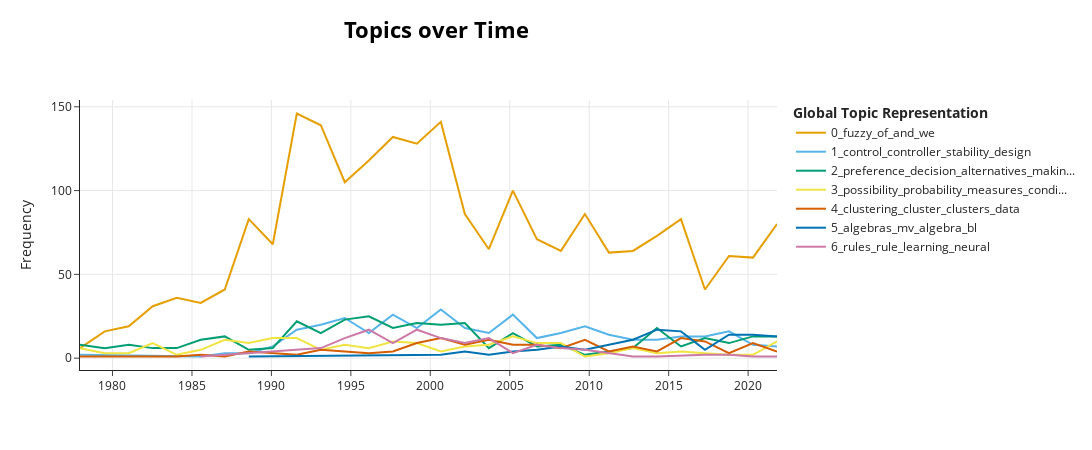

The notebook cell saved with this chart:
### Code cell
top_n_topics = 7
img = topic_model.visualize_topics_over_time(topics_over_time, top_n_topics=top_n_topics)
img.show()

file_name = "plt\\plt_b_" +  str(nr_bins) + "_t_" + str(top_n_topics) + ".html"
# img.write_image("test.png")
img.write_html(file_name)

### Figure 1 — Plotly figure (JSON) as saved in the notebook; plotly's stock layout.template omitted (floating-point values rounded to 4 significant figures)
{"data": [{"hoverinfo": "text", "hovertext": ["<b>Topic 0</b><br>Words: sets, algebra, concept, fuzzy, shall", "<b>Topic 0</b><br>Words: sets, implication, fuzzy, formal, which", "<b>Topic 0</b><br>Words: subgroup, fuzzy, of, dynamical, is", "<b>Topic 0</b><br>Words: fuzzy, of, subgroups, is, and", "<b>Topic 0</b><br>Words: fuzzy, topological, spaces, some, of", "<b>Topic 0</b><br>Words: fuzzy, of, topological, solution, connected", "<b>Topic 0</b><br>Words: fuzzy, sets, of, and, the", "<b>Topic 0</b><br>Words: fuzzy, of, spaces, sets, and", "<b>Topic 0</b><br>Words: fuzzy, of, spaces, sets, and", "<b>Topic 0</b><br>Words: fuzzy, of, spaces, topological, and", "<b>Topic 0</b><br>Words: fuzzy, of, spaces, topological, and", "<b>Topic 0</b><br>Words: fuzzy, of, and, we, are", "<b>Topic 0</b><br>Words: fuzzy, of, we, and, the", "<b>Topic 0</b><br>Words: fuzzy, of, sets, and, we", "<b>Topic 0</b><br>Words: fuzzy, of, we, and, sets", "<b>Topic 0</b><br>Words: fuzzy, of, and, we, in", "<b>Topic 0</b><br>Words: fuzzy, spaces, of, and, sets", "<b>Topic 0</b><br>Words: fuzzy, of, this, we, and", "<b>Topic 0</b><br>Words: fuzzy, of, and, spaces, sets", "<b>Topic 0</b><br>Words: spaces, fuzzy, of, sets, and", "<b>Topic 0</b><br>Words: fuzzy, we, of, and, implications", "<b>Topic 0</b><br>Words: topological, spaces, of, fuzzy, sets", "<b>Topic 0</b><br>Words: spaces, topological, fuzzy, of, we", "<b>Topic 0</b><br>Words: fuzzy, we, of, sets, and", "<b>Topic 0</b><br>Words: fuzzy, of, we, the, and", "<b>Topic 0</b><br>Words: we, of, fuzzy, and, the", "<b>Topic 0</b><br>Words: fuzzy, of, we, metric, and", "<b>Topic 0</b><br>Words: fuzzy, of, we, implications, the", "<b>Topic 0</b><br>Words: we, of, the, fuzzy, numbers", "<b>Topic 0</b><br>Words: metric, fuzzy, of, we, the"], "marker": {"color": "#E69F00"}, "mode": "lines", "name": "0_fuzzy_of_and_we", "x": ["1977-12-15T10:39:21.600000", "1979-07-06T20:48:00", "1981-01-08T17:36:00", "1982-07-14T14:24:00", "1984-01-17T11:12:00", "1985-07-22T08:00:00", "1987-01-25T04:48:00", "1988-07-30T01:36:00", "1990-02-01T22:24:00", "1991-08-07T19:12:00", "1993-02-09T16:00:00", "1994-08-15T12:48:00", "1996-02-18T09:36:00", "1997-08-23T06:24:00", "1999-02-26T03:12:00", "2000-08-31T00:00:00", "2002-03-05T20:48:00", "2003-09-08T17:36:00", "2005-03-13T14:24:00", "2006-09-16T11:12:00", "2008-03-21T08:00:00", "2009-09-24T04:48:00", "2011-03-30T01:36:00", "2012-10-01T22:24:00", "2014-04-06T19:12:00", "2015-10-10T16:00:00", "2017-04-14T12:48:00", "2018-10-18T09:36:00", "2020-04-22T06:24:00", "2021-10-26T03:12:00"], "y": [6, 16, 19, 31, 36, 33, 41, 83, 68, 146, 139, 105, 118, 132, 128, 141, 86, 65, 100, 71, 64, 86, 63, 64, 73, 83, 41, 61, 60, 80], "type": "scatter"}, {"hoverinfo": "text", "hovertext": ["<b>Topic 1</b><br>Words: controller, relay, multilevel, subsequent, adjustment", "<b>Topic 1</b><br>Words: root, motor, square, model, implementation", "<b>Topic 1</b><br>Words: basing, reach, output, desired, neighborhood", "<b>Topic 1</b><br>Words: processes, control, organizing, controller, self", "<b>Topic 1</b><br>Words: refuse, pi, controller, control, linear", "<b>Topic 1</b><br>Words: control, controller, furnace, pad, controllers", "<b>Topic 1</b><br>Words: control, controller, controllers, system, design", "<b>Topic 1</b><br>Words: control, controller, output, controllers, system", "<b>Topic 1</b><br>Words: control, controller, stability, pid, system", "<b>Topic 1</b><br>Words: controller, control, stability, tuning, controllers", "<b>Topic 1</b><br>Words: control, controller, stability, controllers, design", "<b>Topic 1</b><br>Words: control, controller, controllers, stability, pid", "<b>Topic 1</b><br>Words: controller, control, sliding, controllers, stability", "<b>Topic 1</b><br>Words: control, controller, system, stability, systems", "<b>Topic 1</b><br>Words: control, controller, stability, design, system", "<b>Topic 1</b><br>Words: stability, control, controller, delay, systems", "<b>Topic 1</b><br>Words: stability, delay, conditions, controller, control", "<b>Topic 1</b><br>Words: delay, control, controller, stability, time", "<b>Topic 1</b><br>Words: control, delay, controller, design, stability", "<b>Topic 1</b><br>Words: control, stability, delay, controller, time", "<b>Topic 1</b><br>Words: controller, control, nonlinear, system, time", "<b>Topic 1</b><br>Words: control, controller, time, lyapunov, stability", "<b>Topic 1</b><br>Words: control, controller, design, lyapunov, stability", "<b>Topic 1</b><br>Words: control, controller, sampled, design, lyapunov", "<b>Topic 1</b><br>Words: controller, control, systems, stability, design", "<b>Topic 1</b><br>Words: pde, control, delay, filtering, controller", "<b>Topic 1</b><br>Words: stability, controller, control, observer, multirate"], "marker": {"color": "#56B4E9"}, "mode": "lines", "name": "1_control_controller_stability_design", "x": ["1977-12-15T10:39:21.600000", "1984-01-17T11:12:00", "1985-07-22T08:00:00", "1987-01-25T04:48:00", "1988-07-30T01:36:00", "1990-02-01T22:24:00", "1991-08-07T19:12:00", "1993-02-09T16:00:00", "1994-08-15T12:48:00", "1996-02-18T09:36:00", "1997-08-23T06:24:00", "1999-02-26T03:12:00", "2000-08-31T00:00:00", "2002-03-05T20:48:00", "2003-09-08T17:36:00", "2005-03-13T14:24:00", "2006-09-16T11:12:00", "2008-03-21T08:00:00", "2009-09-24T04:48:00", "2011-03-30T01:36:00", "2012-10-01T22:24:00", "2014-04-06T19:12:00", "2015-10-10T16:00:00", "2017-04-14T12:48:00", "2018-10-18T09:36:00", "2020-04-22T06:24:00", "2021-10-26T03:12:00"], "y": [2, 1, 1, 3, 3, 7, 17, 20, 24, 15, 26, 18, 29, 18, 15, 26, 12, 15, 19, 14, 11, 11, 13, 13, 16, 8, 7], "type": "scatter"}, {"hoverinfo": "text", "hovertext": ["<b>Topic 2</b><br>Words: decision, alternatives, preference, making, team", "<b>Topic 2</b><br>Words: decision, alternatives, unanimity, group, team", "<b>Topic 2</b><br>Words: preference, decision, relations, leadership, nonfuzzy", "<b>Topic 2</b><br>Words: choice, criteria, consensus, decision, credit", "<b>Topic 2</b><br>Words: alternatives, stresses, preference, criteria, acceptability", "<b>Topic 2</b><br>Words: preference, alternatives, decision, utilities, making", "<b>Topic 2</b><br>Words: decision, preference, alternatives, utility, making", "<b>Topic 2</b><br>Words: alternatives, decision, choices, weights, calculated", "<b>Topic 2</b><br>Words: choice, cim, nondomination, decision, criteria", "<b>Topic 2</b><br>Words: preference, decision, social, making, relations", "<b>Topic 2</b><br>Words: preference, decision, ahp, rationality, alternatives", "<b>Topic 2</b><br>Words: preference, decision, alternatives, relation, choice", "<b>Topic 2</b><br>Words: preference, decision, making, ranking, alternatives", "<b>Topic 2</b><br>Words: preference, decision, alternatives, choice, criteria", "<b>Topic 2</b><br>Words: preference, decision, alternatives, ranking, linguistic", "<b>Topic 2</b><br>Words: preference, decision, alternatives, linguistic, making", "<b>Topic 2</b><br>Words: preference, decision, alternatives, choice, making", "<b>Topic 2</b><br>Words: voter, inexact, majority, benign, outputs", "<b>Topic 2</b><br>Words: preference, transitivity, decision, alternatives, madm", "<b>Topic 2</b><br>Words: preference, decision, reciprocity, herrera, making", "<b>Topic 2</b><br>Words: preference, decision, linguistic, choice, consistency", "<b>Topic 2</b><br>Words: transitivity, rankings, classifier, reciprocal, mutual", "<b>Topic 2</b><br>Words: preference, reciprocal, duplex, alternatives, outranking", "<b>Topic 2</b><br>Words: reciprocal, preference, consensus, relations, consistency", "<b>Topic 2</b><br>Words: preference, decision, reciprocal, consistency, group", "<b>Topic 2</b><br>Words: preference, consistency, reciprocal, pcm, decision", "<b>Topic 2</b><br>Words: consistency, preference, decision, ranking, reciprocal", "<b>Topic 2</b><br>Words: preference, decision, alternatives, consistency, making", "<b>Topic 2</b><br>Words: preference, decision, consistency, reciprocal, alternatives", "<b>Topic 2</b><br>Words: consistency, preference, decision, elicit, inconsistency"], "marker": {"color": "#009E73"}, "mode": "lines", "name": "2_preference_decision_alternatives_makin...", "x": ["1977-12-15T10:39:21.600000", "1979-07-06T20:48:00", "1981-01-08T17:36:00", "1982-07-14T14:24:00", "1984-01-17T11:12:00", "1985-07-22T08:00:00", "1987-01-25T04:48:00", "1988-07-30T01:36:00", "1990-02-01T22:24:00", "1991-08-07T19:12:00", "1993-02-09T16:00:00", "1994-08-15T12:48:00", "1996-02-18T09:36:00", "1997-08-23T06:24:00", "1999-02-26T03:12:00", "2000-08-31T00:00:00", "2002-03-05T20:48:00", "2003-09-08T17:36:00", "2005-03-13T14:24:00", "2006-09-16T11:12:00", "2008-03-21T08:00:00", "2009-09-24T04:48:00", "2011-03-30T01:36:00", "2012-10-01T22:24:00", "2014-04-06T19:12:00", "2015-10-10T16:00:00", "2017-04-14T12:48:00", "2018-10-18T09:36:00", "2020-04-22T06:24:00", "2021-10-26T03:12:00"], "y": [8, 6, 8, 6, 6, 11, 13, 5, 6, 22, 15, 23, 25, 18, 21, 20, 21, 6, 15, 7, 8, 2, 4, 6, 18, 7, 12, 9, 13, 13], "type": "scatter"}, {"hoverinfo": "text", "hovertext": ["<b>Topic 3</b><br>Words: possibility, probability, conditional, distribution, theory", "<b>Topic 3</b><br>Words: probability, space, probabilistic, measurable, measure", "<b>Topic 3</b><br>Words: complement, measure, postulate, subsets, event", "<b>Topic 3</b><br>Words: measures, possibility, probability, measure, random", "<b>Topic 3</b><br>Words: subset, probabilistic, probability, hirota, representation", "<b>Topic 3</b><br>Words: probability, possibility, measure, events, conditional", "<b>Topic 3</b><br>Words: possibility, measures, measure, information, distribution", "<b>Topic 3</b><br>Words: possibility, probability, events, measures, theory", "<b>Topic 3</b><br>Words: measures, possibility, probability, measure, complement", "<b>Topic 3</b><br>Words: possibility, probability, measures, events, measure", "<b>Topic 3</b><br>Words: scale, probability, measure, measurable, possibility", "<b>Topic 3</b><br>Words: uncertainty, fcds, possibility, conditional, principles", "<b>Topic 3</b><br>Words: probability, probabilities, theory, events, possibility", "<b>Topic 3</b><br>Words: possibility, probability, measures, measure, conditional", "<b>Topic 3</b><br>Words: possibility, conditioning, measures, conditional, independence", "<b>Topic 3</b><br>Words: ample, probability, belief, possibility, theory", "<b>Topic 3</b><br>Words: possibility, necessity, measures, belief, conditional", "<b>Topic 3</b><br>Words: conditional, possibility, probability, theory, fusion", "<b>Topic 3</b><br>Words: probability, possibility, measures, probabilities, belief", "<b>Topic 3</b><br>Words: possibility, probability, belief, negotiation, sources", "<b>Topic 3</b><br>Words: possibility, probability, conditional, dempster, information", "<b>Topic 3</b><br>Words: agreement, quantity, conflict, belief, prioritized", "<b>Topic 3</b><br>Words: merge, conditional, coherence, coreferent, possibility", "<b>Topic 3</b><br>Words: probability, possibility, fifty, possibilistic, compilation", "<b>Topic 3</b><br>Words: conditional, possibility, implied, strike, volatility", "<b>Topic 3</b><br>Words: conditional, probability, networks, measures, possibility", "<b>Topic 3</b><br>Words: possibility, coherent, conditioning, gambles, probability", "<b>Topic 3</b><br>Words: conflict, possibility, measures, pyt, consistency", "<b>Topic 3</b><br>Words: nl, models, probabilities, possibility, sure", "<b>Topic 3</b><br>Words: possibility, probability, belief, conditional, uncertainty"], "marker": {"color": "#F0E442"}, "mode": "lines", "name": "3_possibility_probability_measures_condi...", "x": ["1977-12-15T10:39:21.600000", "1979-07-06T20:48:00", "1981-01-08T17:36:00", "1982-07-14T14:24:00", "1984-01-17T11:12:00", "1985-07-22T08:00:00", "1987-01-25T04:48:00", "1988-07-30T01:36:00", "1990-02-01T22:24:00", "1991-08-07T19:12:00", "1993-02-09T16:00:00", "1994-08-15T12:48:00", "1996-02-18T09:36:00", "1997-08-23T06:24:00", "1999-02-26T03:12:00", "2000-08-31T00:00:00", "2002-03-05T20:48:00", "2003-09-08T17:36:00", "2005-03-13T14:24:00", "2006-09-16T11:12:00", "2008-03-21T08:00:00", "2009-09-24T04:48:00", "2011-03-30T01:36:00", "2012-10-01T22:24:00", "2014-04-06T19:12:00", "2015-10-10T16:00:00", "2017-04-14T12:48:00", "2018-10-18T09:36:00", "2020-04-22T06:24:00", "2021-10-26T03:12:00"], "y": [6, 3, 3, 9, 2, 5, 11, 9, 12, 12, 5, 8, 6, 10, 9, 4, 7, 8, 13, 9, 9, 1, 3, 6, 3, 4, 3, 2, 2, 10], "type": "scatter"}, {"hoverinfo": "text", "hovertext": ["<b>Topic 4</b><br>Words: dunn, ruspini, clustering, presentation, numerous", "<b>Topic 4</b><br>Words: proportion, entry, exponent, validity, clustering", "<b>Topic 4</b><br>Words: clustering, algorithms, geometrical, ellipsoidal, concentrations", "<b>Topic 4</b><br>Words: concluding, run, iris, clustering, inherent", "<b>Topic 4</b><br>Words: groups, discriminant, clustering, ratio, variance", "<b>Topic 4</b><br>Words: recurring, offering, constantly, brought, definite", "<b>Topic 4</b><br>Words: clustering, fidelity, classes, distance, clusters", "<b>Topic 4</b><br>Words: clustering, dunn, isodata, bezdek, hard", "<b>Topic 4</b><br>Words: percentile, cluster, distinguished, clustering, dissimilarity", "<b>Topic 4</b><br>Words: clustering, fcm, algorithm, cluster, ht", "<b>Topic 4</b><br>Words: clustering, traits, imaginative, students, subpopulations", "<b>Topic 4</b><br>Words: clustering, typical, data, value, cluster", "<b>Topic 4</b><br>Words: clustering, means, mixtures, algorithm, directional", "<b>Topic 4</b><br>Words: clustering, cluster, data, center, partition", "<b>Topic 4</b><br>Words: clustering, algorithm, cluster, data, clusters", "<b>Topic 4</b><br>Words: clustering, cluster, fcm, algorithm, clusters", "<b>Topic 4</b><br>Words: clustering, data, clusters, cluster, algorithm", "<b>Topic 4</b><br>Words: clustering, clusters, cluster, algorithm, data", "<b>Topic 4</b><br>Words: clustering, cluster, fkp, algorithm, data", "<b>Topic 4</b><br>Words: clustering, data, means, clusters, algorithm", "<b>Topic 4</b><br>Words: clustering, cluster, clusters, algorithm, dbscan", "<b>Topic 4</b><br>Words: clustering, cluster, consensus, data, algorithm", "<b>Topic 4</b><br>Words: clustering, cluster, clusters, conjecturable, algorithm", "<b>Topic 4</b><br>Words: fjp, clustering, bipartite, algorithm, data", "<b>Topic 4</b><br>Words: clustering, cluster, data, algorithm, clusters", "<b>Topic 4</b><br>Words: clustering, cluster, clusters, data, algorithm", "<b>Topic 4</b><br>Words: clustering, points, peripheral, cluster, central", "<b>Topic 4</b><br>Words: clustering, clusters, data, cluster, medoids", "<b>Topic 4</b><br>Words: clustering, data, clusters, cluster, nodes"], "marker": {"color": "#D55E00"}, "mode": "lines", "name": "4_clustering_cluster_clusters_data", "x": ["1977-12-15T10:39:21.600000", "1981-01-08T17:36:00", "1982-07-14T14:24:00", "1984-01-17T11:12:00", "1985-07-22T08:00:00", "1987-01-25T04:48:00", "1988-07-30T01:36:00", "1990-02-01T22:24:00", "1991-08-07T19:12:00", "1993-02-09T16:00:00", "1994-08-15T12:48:00", "1996-02-18T09:36:00", "1997-08-23T06:24:00", "1999-02-26T03:12:00", "2000-08-31T00:00:00", "2002-03-05T20:48:00", "2003-09-08T17:36:00", "2005-03-13T14:24:00", "2006-09-16T11:12:00", "2008-03-21T08:00:00", "2009-09-24T04:48:00", "2011-03-30T01:36:00", "2012-10-01T22:24:00", "2014-04-06T19:12:00", "2015-10-10T16:00:00", "2017-04-14T12:48:00", "2018-10-18T09:36:00", "2020-04-22T06:24:00", "2021-10-26T03:12:00"], "y": [1, 1, 1, 1, 2, 1, 4, 3, 2, 5, 4, 3, 4, 9, 12, 8, 11, 8, 8, 6, 11, 4, 7, 4, 12, 10, 3, 9, 4], "type": "scatter"}, {"hoverinfo": "text", "hovertext": ["<b>Topic 5</b><br>Words: bz, poset, orthocomplementations, algebras, brouwer", "<b>Topic 5</b><br>Words: bzmvdm, algebra, algebras, mv, observables", "<b>Topic 5</b><br>Words: valuation, effect, faithful, algebra, continuous", "<b>Topic 5</b><br>Words: algebras, modular, bl, heyting, effect", "<b>Topic 5</b><br>Words: algebras, wpbl, weak, negations, algebra", "<b>Topic 5</b><br>Words: filters, effect, algebras, implicative, boolean", "<b>Topic 5</b><br>Words: algebras, bl, effect, pseudo, mv", "<b>Topic 5</b><br>Words: algebras, algebra, mv, residuated, divisible", "<b>Topic 5</b><br>Words: algebras, algebra, filter, filters, pseudo", "<b>Topic 5</b><br>Words: algebras, filters, mtl, mv, state", "<b>Topic 5</b><br>Words: algebras, algebra, mv, bl, mtl", "<b>Topic 5</b><br>Words: algebras, mv, filters, algebra, bl", "<b>Topic 5</b><br>Words: algebras, mv, algebra, bl, derivations", "<b>Topic 5</b><br>Words: algebras, monadic, effect, hyper, algebra", "<b>Topic 5</b><br>Words: algebras, algebra, mv, emv, residuated", "<b>Topic 5</b><br>Words: algebras, mv, bl, algebra, lattice", "<b>Topic 5</b><br>Words: algebras, algebra, mv, perfect, eq"], "marker": {"color": "#0072B2"}, "mode": "lines", "name": "5_algebras_mv_algebra_bl", "x": ["1988-07-30T01:36:00", "1999-02-26T03:12:00", "2000-08-31T00:00:00", "2002-03-05T20:48:00", "2003-09-08T17:36:00", "2005-03-13T14:24:00", "2006-09-16T11:12:00", "2008-03-21T08:00:00", "2009-09-24T04:48:00", "2011-03-30T01:36:00", "2012-10-01T22:24:00", "2014-04-06T19:12:00", "2015-10-10T16:00:00", "2017-04-14T12:48:00", "2018-10-18T09:36:00", "2020-04-22T06:24:00", "2021-10-26T03:12:00"], "y": [1, 2, 2, 4, 2, 4, 5, 7, 5, 8, 11, 17, 16, 5, 14, 14, 13], "type": "scatter"}, {"hoverinfo": "text", "hovertext": ["<b>Topic 6</b><br>Words: subclassifiers, sub, significances, condensed, wherein", "<b>Topic 6</b><br>Words: group, rules, classification, squared, learning", "<b>Topic 6</b><br>Words: rules, neural, classification, fune, neurons", "<b>Topic 6</b><br>Words: learning, falcon, neural, network, rule", "<b>Topic 6</b><br>Words: neural, rules, classification, rule, networks", "<b>Topic 6</b><br>Words: rules, learning, algorithm, rule, genetic", "<b>Topic 6</b><br>Words: learning, rules, neural, rule, algorithm", "<b>Topic 6</b><br>Words: neural, rules, learning, networks, rule", "<b>Topic 6</b><br>Words: learning, rule, evolutionary, rules, models", "<b>Topic 6</b><br>Words: rule, rules, network, genetic, neural", "<b>Topic 6</b><br>Words: fuzzifier, aars, nonsingleton, popfnn, gflc", "<b>Topic 6</b><br>Words: rule, classification, rules, learning, neural", "<b>Topic 6</b><br>Words: classification, rule, learning, neural, networks", "<b>Topic 6</b><br>Words: rule, classification, learning, tm, data", "<b>Topic 6</b><br>Words: surge, storm, lid, tree, thames", "<b>Topic 6</b><br>Words: fbn, learning, proven, deletions, immunity", "<b>Topic 6</b><br>Words: fasp, chi, grns, networks, frbcss", "<b>Topic 6</b><br>Words: activation, neural, models, architecture, output", "<b>Topic 6</b><br>Words: domains, rules, attribute, totally, task", "<b>Topic 6</b><br>Words: descriptions, type, annealing, genetic, heuristics"], "marker": {"color": "#CC79A7"}, "mode": "lines", "name": "6_rules_rule_learning_neural", "x": ["1985-07-22T08:00:00", "1991-08-07T19:12:00", "1993-02-09T16:00:00", "1994-08-15T12:48:00", "1996-02-18T09:36:00", "1997-08-23T06:24:00", "1999-02-26T03:12:00", "2000-08-31T00:00:00", "2002-03-05T20:48:00", "2003-09-08T17:36:00", "2005-03-13T14:24:00", "2006-09-16T11:12:00", "2008-03-21T08:00:00", "2009-09-24T04:48:00", "2012-10-01T22:24:00", "2014-04-06T19:12:00", "2017-04-14T12:48:00", "2018-10-18T09:36:00", "2020-04-22T06:24:00", "2021-10-26T03:12:00"], "y": [1, 5, 6, 12, 17, 9, 17, 12, 9, 12, 3, 8, 6, 5, 1, 1, 2, 2, 1, 1], "type": "scatter"}], "layout": {"xaxis": {"showgrid": true}, "yaxis": {"showgrid": true, "title": {"text": "Frequency"}}, "title": {"font": {"size": 22, "color": "Black"}, "text": "<b>Topics over Time</b>", "y": 0.95, "x": 0.4, "xanchor": "center", "yanchor": "top"}, "hoverlabel": {"font": {"size": 16, "family": "Rockwell"}, "bgcolor": "white"}, "width": 1250, "height": 450, "legend": {"title": {"text": "<b>Global Topic Representation"}}}}
